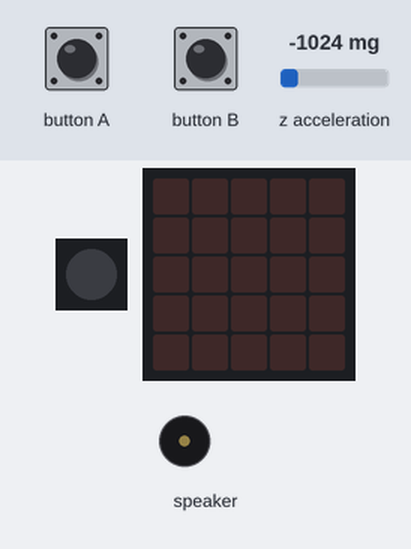
Simulated run of this program. Board: Calliope mini (MakeCode). On the bench: 1 RGB LEDs in strip order, left to right, the board's 5×5 LED display, buzzer (waves = sounding). The inputs (shaded band) are chosen by the test bench; at power-on: z acceleration -1024 mg.

Above: at 2.5 s.
2.6 s: button A pressed for 0.15 s
At 3.7 s:
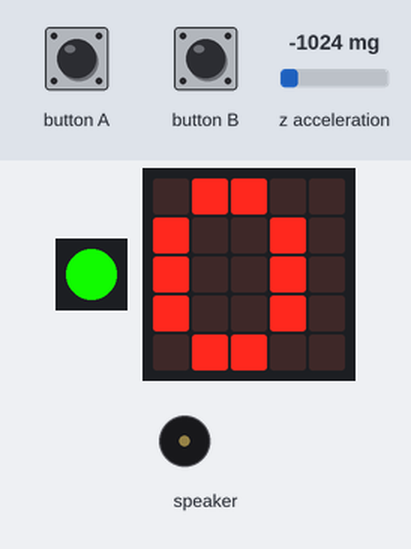
4.2 s: button B pressed for 0.15 s
At 4.44 s:
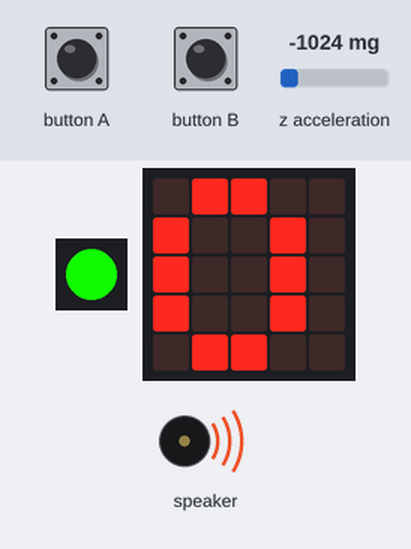
Timing chart, 0 to 7.2 s (numbered marks = the images above; inputs shaded):
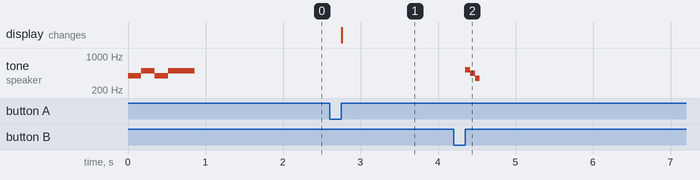

Measured:
- after the input at 2.6 s, the display: changes after 0.16 s (image 1)
- after the input at 4.2 s, tone on speaker: silent → 523 Hz after 0.15 s, → 440 Hz 0.07 s later, → 349 Hz 0.07 s later, → silent 0.06 s later

The program:

main.ts
```typescript
input.onButtonPressed(Button.A, function () {
    basic.pause(10)
    while (count <= repetitions) {
        direction = input.acceleration(Dimension.Z)
        if (direction >= (prev_dir - tolerance) * -1 && direction <= (prev_dir + tolerance) * -1) {
            count += 1
            light2 += Math.trunc(255 / repetitions) * -1
        }
        basic.setLedColor(basic.rgbw(
        light2,
        0 - light2,
        0,
        light2
        ))
        basic.showNumber(count)
        basic.pause(100)
    }
    if (count == repetitions) {
        music.playMelody("E F G B G - B - ", 350)
    }
})
input.onButtonPressed(Button.B, function () {
    music.playMelody("C5 A F - - - - - ", 1000)
    count = 0
    basic.pause(100)
})
let tolerance = 0
let prev_dir = 0
let direction = 0
let light2 = 0
let repetitions = 0
let count = 0
music.playMelody("G B G B B - - - ", 350)
count = 0
repetitions = 15
light2 = 255 + Math.trunc(255 / repetitions)
direction = 0
prev_dir = 0
tolerance = 10
basic.forever(function () {

})
```

test.ts
```typescript
// Hier kann man Tests durchführen; diese Datei wird nicht kompiliert, wenn dieses Paket als Erweiterung verwendet wird.
```
